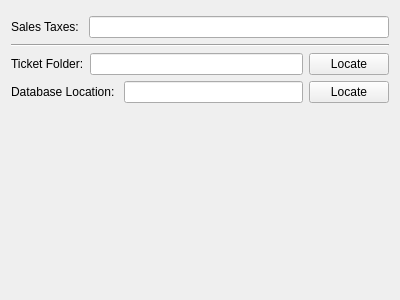
<?xml version="1.0" encoding="UTF-8"?>
<ui version="4.0">
 <class>settings</class>
 <widget class="QWidget" name="settings">
  <property name="geometry">
   <rect>
    <x>0</x>
    <y>0</y>
    <width>400</width>
    <height>300</height>
   </rect>
  </property>
  <property name="windowTitle">
   <string>Form</string>
  </property>
  <layout class="QVBoxLayout" name="verticalLayout_2">
   <item>
    <layout class="QVBoxLayout" name="verticalLayout">
     <property name="topMargin">
      <number>5</number>
     </property>
     <property name="bottomMargin">
      <number>5</number>
     </property>
     <item>
      <layout class="QHBoxLayout" name="horizontalLayout">
       <item>
        <widget class="QLabel" name="salesTax_label">
         <property name="text">
          <string>Sales Taxes: </string>
         </property>
        </widget>
       </item>
       <item>
        <widget class="QLineEdit" name="salesTax_input"/>
       </item>
      </layout>
     </item>
     <item>
      <widget class="Line" name="line">
       <property name="orientation">
        <enum>Qt::Orientation::Horizontal</enum>
       </property>
      </widget>
     </item>
     <item>
      <layout class="QHBoxLayout" name="horizontalLayout_2">
       <item>
        <widget class="QLabel" name="ticketFolder_label">
         <property name="text">
          <string>Ticket Folder:</string>
         </property>
        </widget>
       </item>
       <item>
        <widget class="QLineEdit" name="ticketFolder_input"/>
       </item>
       <item>
        <widget class="QPushButton" name="ticketFolderLocate_button">
         <property name="text">
          <string>Locate</string>
         </property>
        </widget>
       </item>
      </layout>
     </item>
     <item>
      <layout class="QHBoxLayout" name="horizontalLayout_3">
       <item>
        <widget class="QLabel" name="databaseLocation_label">
         <property name="text">
          <string>Database Location: </string>
         </property>
        </widget>
       </item>
       <item>
        <widget class="QLineEdit" name="databaseLocation_input"/>
       </item>
       <item>
        <widget class="QPushButton" name="databaseLocate_button">
         <property name="text">
          <string>Locate</string>
         </property>
        </widget>
       </item>
      </layout>
     </item>
     <item>
      <spacer name="verticalSpacer">
       <property name="orientation">
        <enum>Qt::Orientation::Vertical</enum>
       </property>
       <property name="sizeHint" stdset="0">
        <size>
         <width>20</width>
         <height>40</height>
        </size>
       </property>
      </spacer>
     </item>
    </layout>
   </item>
  </layout>
 </widget>
 <resources/>
 <connections/>
</ui>
